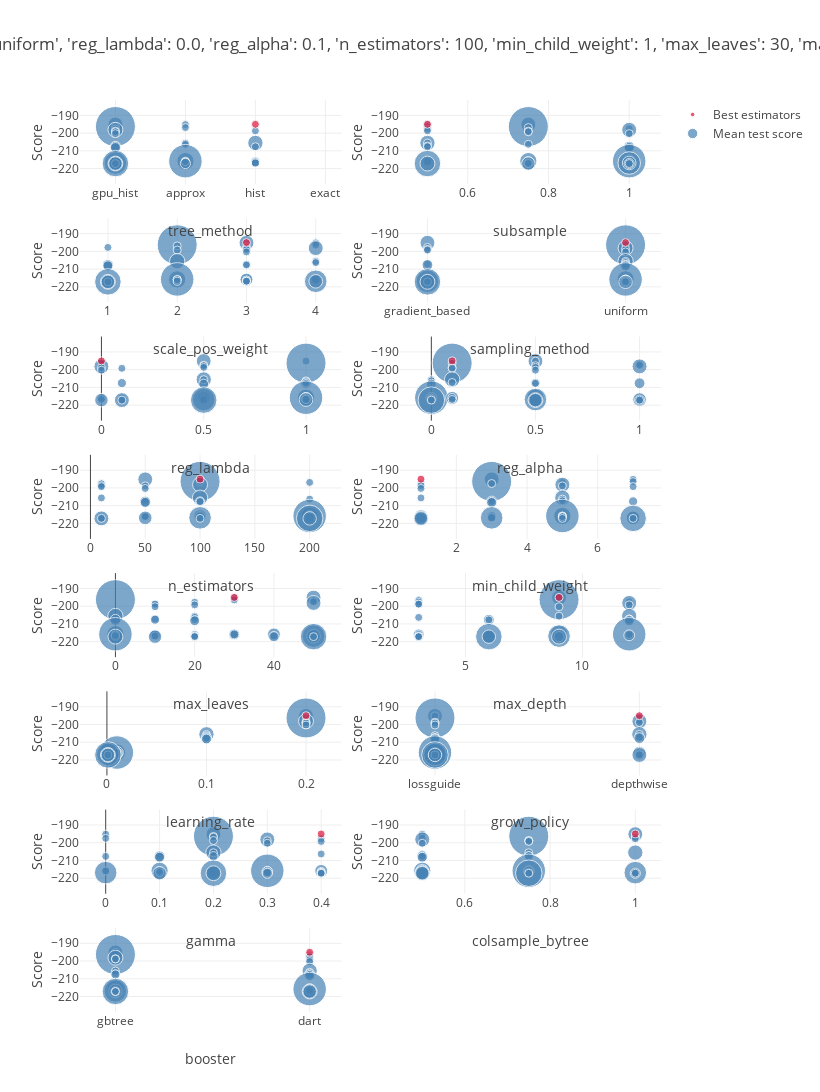

Write notebook code for a chart like this one.
### Code cell
clf = RandomizedSearchCV(model, param, cv=5,scoring='neg_root_mean_squared_error', verbose=VERBOSE, n_jobs=-1, n_iter=100)
clf.fit(X_train, y_train)
plot_grid_search(clf)
table_grid_search(clf)
